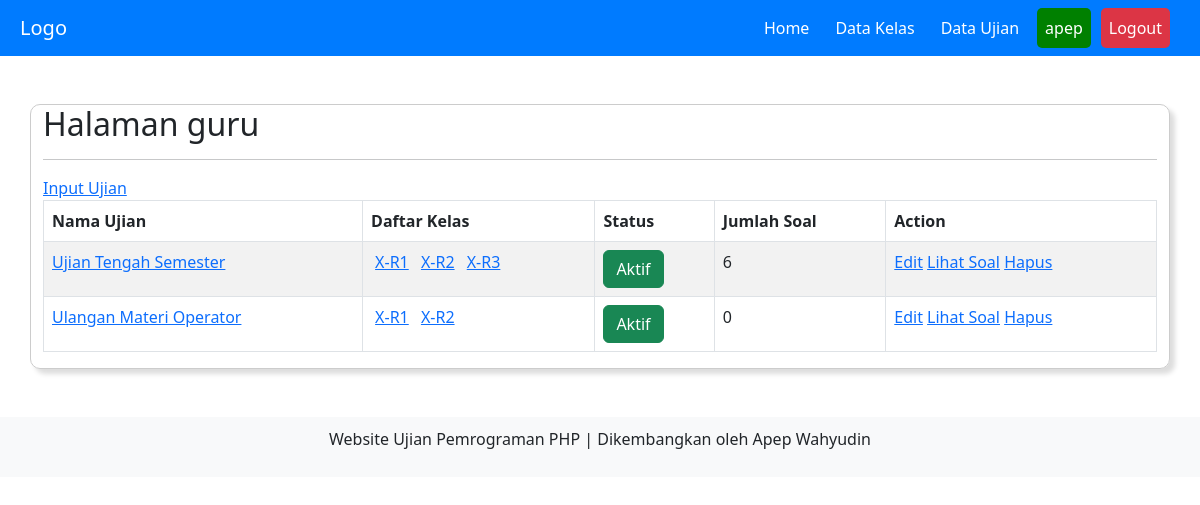
The app's page /guru/home.php (signed in), older data.
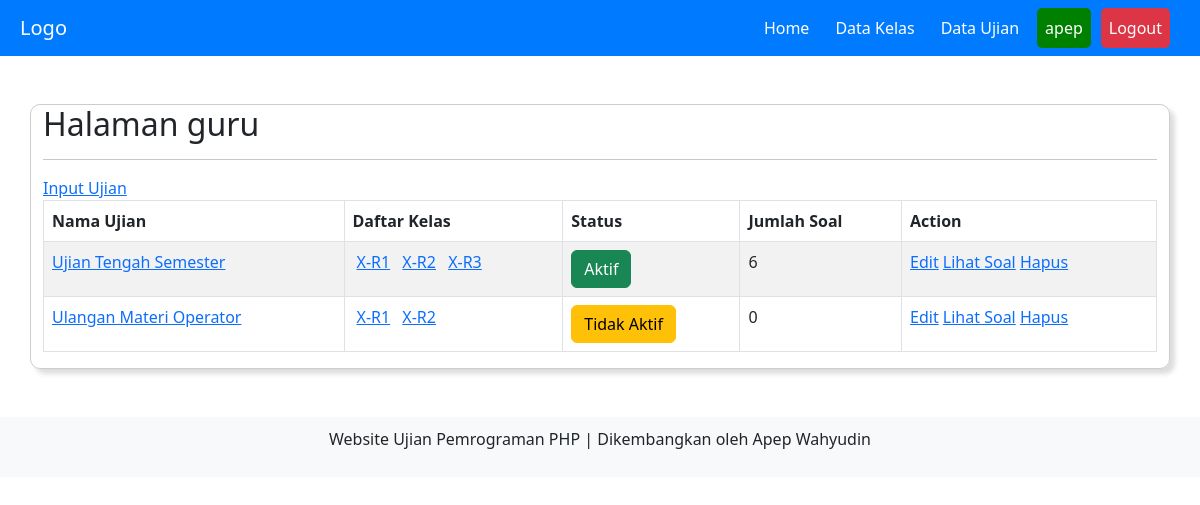
The same page, newer data.
### tables this page shows
CREATE TABLE `ujian` (
  `id_ujian` int(11) NOT NULL,
  `nama_ujian` varchar(50) NOT NULL,
  `status` varchar(15) NOT NULL,
  `id_guru` int(11) NOT NULL
);

### guru/ujian.php (the view, shortened to what this page needs)
<a href="home.php?page=input_ujian">Input Ujian</a>
<table id="myTable" class="table table-striped table-bordered" style="width:100%">
    <thead>
        <tr>
            <th>Nama Ujian</th>
            <th>Daftar Kelas</th>
            <th>Status</th>
            <th>Jumlah Soal</th>
            <th>Action</th>
        </tr>
    </thead>
    <tbody>
        <?php
        $id_guru = $_SESSION['id_guru'];
        $qry_ujian = mysqli_query($koneksi, "SELECT * FROM ujian WHERE id_guru = '$id_guru'");
        while ($data_ujian = mysqli_fetch_assoc($qry_ujian)) {
            ?>
            <tr>
                <td><a href="home.php?page=nilai_ujian&id_ujian=<?= $data_ujian["id_ujian"];?>"><?= $data_ujian['nama_ujian']; ?></a></td>
                <td>
                    <?php
                    $query_kelas = mysqli_query($koneksi, "SELECT ujian_kelas.id_ujian_kelas, kelas.nama_kelas, kelas.id_kelas
                                    FROM ujian_kelas
                                    INNER JOIN kelas ON ujian_kelas.id_kelas = kelas.id_kelas
                                    WHERE ujian_kelas.id_ujian = '$data_ujian[id_ujian]'
                                    ORDER BY ujian_kelas.id_kelas ASC");
                    while ($data_kelas = mysqli_fetch_assoc($query_kelas)) {
                        ?>
                        <a class="mx-1 mb-2" href="home.php?page=nilai&id_ujian=<?= $data_ujian["id_ujian"];?>&id_kelas=<?= $data_kelas["id_kelas"];?>"><?= $data_kelas["nama_kelas"];?></a>
                        <?php
                    }
                    ?>
                </td>
                <td>
                    <?php
                    if ($data_ujian['status'] == 'aktif') {
                        $class = 'btn-success';
                        $action = 'deactive';
                    } else {
                        $class = 'btn-warning';
                        $action = 'active';
                    }
                    echo "<a
                    href='ubah_status_ujian.php?action=$action&id_ujian=$data_ujian[id_ujian]' class='btn {$class}'>"
                    . ucwords($data_ujian['status']) . "</a>"; ?>
                </td>
                <td>
                    <?php
                    $qry_Soal = mysqli_query($koneksi, "SELECT soal FROM soal WHERE id_ujian='$data_ujian[id_ujian]'");
                    $jmlh_soal = mysqli_num_rows($qry_Soal);
                    echo $jmlh_soal;
                    ?>
                </td>
                <td>
                    <?= "<a href='home.php?page=soal&id_ujian=" . $data_ujian['id_ujian'] . "'>Edit</a>" ?>
                    <?= "<a href='home.php?page=soal&id_ujian=" . $data_ujian['id_ujian'] . "'>Lihat Soal</a>" ?>
                    <a href="hapus_ujian.php?id_ujian=<?= $data_ujian['id_ujian']; ?>"
                        onclick="return confirm('Data ujian akan dihapus! Lanjutkan?')">Hapus</a>
                </td>
            </tr>
            <?php
        }
        ?>
    </tbody>
</table>

Row changes from the older to the newer data that the page shows:
changed ujian "Ulangan Materi Operator": status "Aktif" → "Tidak Aktif"
